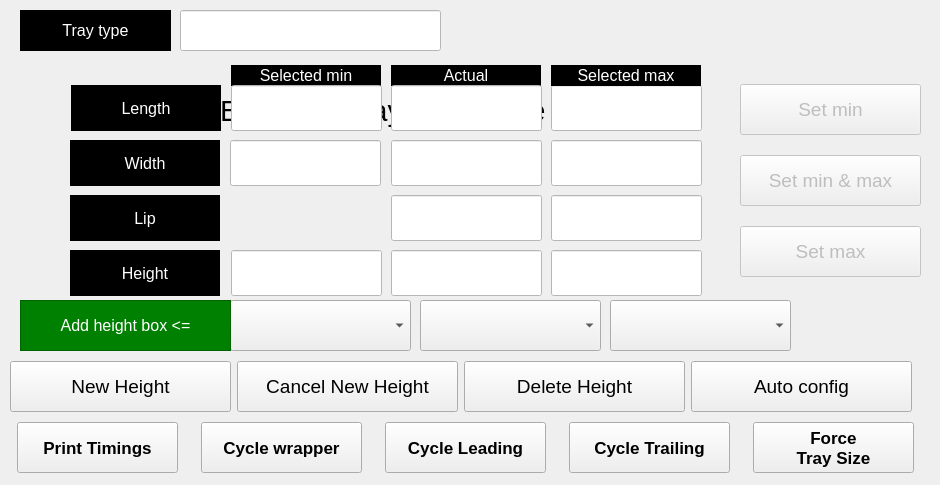
   <widget class="QWidget" name="tab1">
    <attribute name="title">
     <string>Height Boxes</string>
    </attribute>
    <widget class="hobart::numericLineEdit" name="txtMaxLip">
     <property name="enabled">
      <bool>true</bool>
     </property>
     <property name="geometry">
      <rect>
       <x>551</x>
       <y>195</y>
       <width>151</width>
       <height>46</height>
      </rect>
     </property>
     <property name="minimumSize">
      <size>
       <width>151</width>
       <height>46</height>
      </size>
     </property>
     <property name="maximumSize">
      <size>
       <width>151</width>
       <height>51</height>
      </size>
     </property>
     <property name="font">
      <font>
       <pointsize>18</pointsize>
      </font>
     </property>
     <property name="styleSheet">
      <string notr="true">background-color: white;</string>
     </property>
    </widget>
    <widget class="QLineEdit" name="txtActualLip">
     <property name="enabled">
      <bool>false</bool>
     </property>
     <property name="geometry">
      <rect>
       <x>391</x>
       <y>195</y>
       <width>151</width>
       <height>46</height>
      </rect>
     </property>
     <property name="minimumSize">
      <size>
       <width>151</width>
       <height>46</height>
      </size>
     </property>
     <property name="maximumSize">
      <size>
       <width>151</width>
       <height>51</height>
      </size>
     </property>
     <property name="font">
      <font>
       <pointsize>18</pointsize>
      </font>
     </property>
     <property name="styleSheet">
      <string notr="true">background-color: white;</string>
     </property>
    </widget>
    <widget class="QLabel" name="lblTitleMin">
     <property name="geometry">
      <rect>
       <x>231</x>
       <y>65</y>
       <width>150</width>
       <height>21</height>
      </rect>
     </property>
     <property name="sizePolicy">
      <sizepolicy hsizetype="Fixed" vsizetype="Fixed">
       <horstretch>0</horstretch>
       <verstretch>0</verstretch>
      </sizepolicy>
     </property>
     <property name="font">
      <font>
       <pointsize>12</pointsize>
      </font>
     </property>
     <property name="styleSheet">
      <string notr="true">color: white;
background: black;</string>
     </property>
     <property name="frameShape">
      <enum>QFrame::StyledPanel</enum>
     </property>
     <property name="text">
      <string>Selected min</string>
     </property>
     <property name="alignment">
      <set>Qt::AlignCenter</set>
     </property>
    </widget>
    <widget class="hobart::numericLineEdit" name="txtMinLength">
     <property name="enabled">
      <bool>true</bool>
     </property>
     <property name="geometry">
      <rect>
       <x>231</x>
       <y>85</y>
       <width>151</width>
       <height>46</height>
      </rect>
     </property>
     <property name="minimumSize">
      <size>
       <width>151</width>
       <height>46</height>
      </size>
     </property>
     <property name="maximumSize">
      <size>
       <width>151</width>
       <height>51</height>
      </size>
     </property>
     <property name="font">
      <font>
       <pointsize>18</pointsize>
      </font>
     </property>
     <property name="styleSheet">
      <string notr="true">background-color: white;</string>
     </property>
    </widget>
    <widget class="hobart::numericLineEdit" name="txtMaxHeight">
     <property name="enabled">
      <bool>false</bool>
     </property>
     <property name="geometry">
      <rect>
       <x>551</x>
       <y>250</y>
       <width>151</width>
       <height>46</height>
      </rect>
     </property>
     <property name="minimumSize">
      <size>
       <width>151</width>
       <height>46</height>
      </size>
     </property>
     <property name="maximumSize">
      <size>
       <width>151</width>
       <height>51</height>
      </size>
     </property>
     <property name="font">
      <font>
       <pointsize>18</pointsize>
      </font>
     </property>
     <property name="styleSheet">
      <string notr="true">background-color: white;</string>
     </property>
    </widget>
    <widget class="QWidget" name="layoutWidget">
     <property name="geometry">
      <rect>
       <x>10</x>
       <y>360</y>
       <width>904</width>
       <height>53</height>
      </rect>
     </property>
     <layout class="QHBoxLayout" name="hLayBoxHeights">
      <item>
       <widget class="QPushButton" name="butNewHeightBox">
        <property name="sizePolicy">
         <sizepolicy hsizetype="Fixed" vsizetype="Fixed">
          <horstretch>0</horstretch>
          <verstretch>0</verstretch>
         </sizepolicy>
        </property>
        <property name="minimumSize">
         <size>
          <width>221</width>
          <height>51</height>
         </size>
        </property>
        <property name="maximumSize">
         <size>
          <width>221</width>
          <height>51</height>
         </size>
        </property>
        <property name="font">
         <font>
          <pointsize>14</pointsize>
         </font>
        </property>
        <property name="text">
         <string>New Height</string>
        </property>
       </widget>
      </item>
      <item>
       <widget class="QPushButton" name="butCancelNewHeightBox">
        <property name="sizePolicy">
         <sizepolicy hsizetype="Fixed" vsizetype="Fixed">
          <horstretch>0</horstretch>
          <verstretch>0</verstretch>
         </sizepolicy>
        </property>
        <property name="minimumSize">
         <size>
          <width>221</width>
          <height>51</height>
         </size>
        </property>
        <property name="maximumSize">
         <size>
          <width>221</width>
          <height>51</height>
         </size>
        </property>
        <property name="font">
         <font>
          <pointsize>14</pointsize>
         </font>
        </property>
        <property name="text">
         <string>Cancel New Height</string>
        </property>
       </widget>
      </item>
      <item>
       <widget class="QPushButton" name="butDeleteHeightBox">
        <property name="sizePolicy">
         <sizepolicy hsizetype="Fixed" vsizetype="Fixed">
          <horstretch>0</horstretch>
          <verstretch>0</verstretch>
         </sizepolicy>
        </property>
        <property name="minimumSize">
         <size>
          <width>221</width>
          <height>51</height>
         </size>
        </property>
        <property name="maximumSize">
         <size>
          <width>221</width>
          <height>51</height>
         </size>
        </property>
        <property name="font">
         <font>
          <pointsize>14</pointsize>
         </font>
        </property>
        <property name="text">
         <string>Delete Height</string>
        </property>
       </widget>
      </item>
      <item>
       <widget class="QPushButton" name="butAutoConfig">
        <property name="sizePolicy">
         <sizepolicy hsizetype="Fixed" vsizetype="Fixed">
          <horstretch>0</horstretch>
          <verstretch>0</verstretch>
         </sizepolicy>
        </property>
        <property name="minimumSize">
         <size>
          <width>221</width>
          <height>51</height>
         </size>
        </property>
        <property name="maximumSize">
         <size>
          <width>221</width>
          <height>51</height>
         </size>
        </property>
        <property name="font">
         <font>
          <pointsize>14</pointsize>
         </font>
        </property>
        <property name="text">
         <string>Auto config</string>
        </property>
       </widget>
      </item>
     </layout>
    </widget>
    <widget class="QLineEdit" name="txtActualHeight">
     <property name="enabled">
      <bool>false</bool>
     </property>
     <property name="geometry">
      <rect>
       <x>391</x>
       <y>250</y>
       <width>151</width>
       <height>46</height>
      </rect>
     </property>
     <property name="minimumSize">
      <size>
       <width>151</width>
       <height>46</height>
      </size>
     </property>
     <property name="maximumSize">
      <size>
       <width>151</width>
       <height>51</height>
      </size>
     </property>
     <property name="font">
      <font>
       <pointsize>18</pointsize>
      </font>
     </property>
     <property name="styleSheet">
      <string notr="true">background-color: white;</string>
     </property>
    </widget>
    <widget class="hobart::numericLineEdit" name="txtMaxLength">
     <property name="enabled">
      <bool>true</bool>
     </property>
     <property name="geometry">
      <rect>
       <x>551</x>
       <y>85</y>
       <width>151</width>
       <height>46</height>
      </rect>
     </property>
     <property name="minimumSize">
      <size>
       <width>151</width>
       <height>46</height>
      </size>
     </property>
     <property name="maximumSize">
      <size>
       <width>151</width>
       <height>51</height>
      </size>
     </property>
     <property name="font">
      <font>
       <pointsize>18</pointsize>
      </font>
     </property>
     <property name="styleSheet">
      <string notr="true">background-color: white;</string>
     </property>
    </widget>
    <widget class="QLabel" name="lblHeightBox">
     <property name="geometry">
      <rect>
       <x>20</x>
       <y>300</y>
       <width>191</width>
       <height>51</height>
      </rect>
     </property>
     <property name="sizePolicy">
      <sizepolicy hsizetype="Fixed" vsizetype="Fixed">
       <horstretch>0</horstretch>
       <verstretch>0</verstretch>
      </sizepolicy>
     </property>
     <property name="minimumSize">
      <size>
       <width>191</width>
       <height>51</height>
      </size>
     </property>
     <property name="maximumSize">
      <size>
       <width>191</width>
       <height>51</height>
      </size>
     </property>
     <property name="font">
      <font>
       <pointsize>12</pointsize>
      </font>
     </property>
     <property name="styleSheet">
      <string notr="true">color: white;
background: black;</string>
     </property>
     <property name="frameShape">
      <enum>QFrame::StyledPanel</enum>
     </property>
     <property name="text">
      <string>Height box &lt;=</string>
     </property>
     <property name="alignment">
      <set>Qt::AlignCenter</set>
     </property>
    </widget>
    <widget class="QWidget" name="layoutWidget_2">
     <property name="geometry">
      <rect>
       <x>740</x>
       <y>70</y>
       <width>183</width>
       <height>221</height>
      </rect>
     </property>
     <layout class="QVBoxLayout" name="vLayMinMax">
      <item>
       <widget class="QPushButton" name="butSetMin">
        <property name="enabled">
         <bool>false</bool>
        </property>
        <property name="sizePolicy">
         <sizepolicy hsizetype="Fixed" vsizetype="Fixed">
          <horstretch>0</horstretch>
          <verstretch>0</verstretch>
         </sizepolicy>
        </property>
        <property name="minimumSize">
         <size>
          <width>181</width>
          <height>51</height>
         </size>
        </property>
        <property name="maximumSize">
         <size>
          <width>181</width>
          <height>51</height>
         </size>
        </property>
        <property name="font">
         <font>
          <pointsize>14</pointsize>
         </font>
        </property>
        <property name="text">
         <string>Set min</string>
        </property>
       </widget>
      </item>
      <item>
       <widget class="QPushButton" name="butSetMinAndMax">
        <property name="enabled">
         <bool>false</bool>
        </property>
        <property name="sizePolicy">
         <sizepolicy hsizetype="Fixed" vsizetype="Fixed">
          <horstretch>0</horstretch>
          <verstretch>0</verstretch>
         </sizepolicy>
        </property>
        <property name="minimumSize">
         <size>
          <width>181</width>
          <height>51</height>
         </size>
        </property>
        <property name="maximumSize">
         <size>
          <width>181</width>
          <height>51</height>
         </size>
        </property>
        <property name="font">
         <font>
          <pointsize>14</pointsize>
         </font>
        </property>
        <property name="text">
         <string>Set min &amp;&amp; max</string>
        </property>
       </widget>
      </item>
      <item>
       <widget class="QPushButton" name="butSetMax">
        <property name="enabled">
         <bool>false</bool>
        </property>
        <property name="sizePolicy">
         <sizepolicy hsizetype="Fixed" vsizetype="Fixed">
          <horstretch>0</horstretch>
          <verstretch>0</verstretch>
         </sizepolicy>
        </property>
        <property name="minimumSize">
         <size>
          <width>181</width>
          <height>51</height>
         </size>
        </property>
        <property name="maximumSize">
         <size>
          <width>181</width>
          <height>51</height>
         </size>
        </property>
        <property name="font">
         <font>
          <pointsize>14</pointsize>
         </font>
        </property>
        <property name="text">
         <string>Set max</string>
        </property>
       </widget>
      </item>
     </layout>
    </widget>
    <widget class="hobart::numericLineEdit" name="txtMinHeight">
     <property name="enabled">
      <bool>false</bool>
     </property>
     <property name="geometry">
      <rect>
       <x>231</x>
       <y>250</y>
       <width>151</width>
       <height>46</height>
      </rect>
     </property>
     <property name="minimumSize">
      <size>
       <width>151</width>
       <height>46</height>
      </size>
     </property>
     <property name="maximumSize">
      <size>
       <width>151</width>
       <height>51</height>
      </size>
     </property>
     <property name="font">
      <font>
       <pointsize>18</pointsize>
      </font>
     </property>
     <property name="styleSheet">
      <string notr="true">background-color: white;</string>
     </property>
    </widget>
    <widget class="QLabel" name="lblLength">
     <property name="geometry">
      <rect>
       <x>71</x>
       <y>85</y>
       <width>150</width>
       <height>46</height>
      </rect>
     </property>
     <property name="sizePolicy">
      <sizepolicy hsizetype="Fixed" vsizetype="Fixed">
       <horstretch>0</horstretch>
       <verstretch>0</verstretch>
      </sizepolicy>
     </property>
     <property name="minimumSize">
      <size>
       <width>0</width>
       <height>46</height>
      </size>
     </property>
     <property name="maximumSize">
      <size>
       <width>16777215</width>
       <height>51</height>
      </size>
     </property>
     <property name="font">
      <font>
       <pointsize>12</pointsize>
      </font>
     </property>
     <property name="styleSheet">
      <string notr="true">color: white;
background: black;</string>
     </property>
     <property name="frameShape">
      <enum>QFrame::StyledPanel</enum>
     </property>
     <property name="text">
      <string>Length</string>
     </property>
     <property name="alignment">
      <set>Qt::AlignCenter</set>
     </property>
    </widget>
    <widget class="QLabel" name="lblTitleActual">
     <property name="geometry">
      <rect>
       <x>391</x>
       <y>65</y>
       <width>150</width>
       <height>21</height>
      </rect>
     </property>
     <property name="sizePolicy">
      <sizepolicy hsizetype="Fixed" vsizetype="Fixed">
       <horstretch>0</horstretch>
       <verstretch>0</verstretch>
      </sizepolicy>
     </property>
     <property name="font">
      <font>
       <pointsize>12</pointsize>
      </font>
     </property>
     <property name="styleSheet">
      <string notr="true">color: white;
background: black;</string>
     </property>
     <property name="frameShape">
      <enum>QFrame::StyledPanel</enum>
     </property>
     <property name="text">
      <string>Actual</string>
     </property>
     <property name="alignment">
      <set>Qt::AlignCenter</set>
     </property>
    </widget>
    <widget class="QComboBox" name="cboHeightBox">
     <property name="geometry">
      <rect>
       <x>230</x>
       <y>300</y>
       <width>181</width>
       <height>51</height>
      </rect>
     </property>
     <property name="minimumSize">
      <size>
       <width>181</width>
       <height>51</height>
      </size>
     </property>
     <property name="maximumSize">
      <size>
       <width>181</width>
       <height>51</height>
      </size>
     </property>
    </widget>
    <widget class="QLineEdit" name="txtActualLength">
     <property name="enabled">
      <bool>false</bool>
     </property>
     <property name="geometry">
      <rect>
       <x>391</x>
       <y>85</y>
       <width>151</width>
       <height>46</height>
      </rect>
     </property>
     <property name="minimumSize">
      <size>
       <width>151</width>
       <height>46</height>
      </size>
     </property>
     <property name="maximumSize">
      <size>
       <width>151</width>
       <height>51</height>
      </size>
     </property>
     <property name="font">
      <font>
       <pointsize>18</pointsize>
      </font>
     </property>
     <property name="styleSheet">
      <string notr="true">background-color: white;</string>
     </property>
    </widget>
    <widget class="QLabel" name="lblAddHeightBox">
     <property name="geometry">
      <rect>
       <x>20</x>
       <y>300</y>
       <width>211</width>
       <height>51</height>
      </rect>
     </property>
     <property name="sizePolicy">
      <sizepolicy hsizetype="Fixed" vsizetype="Fixed">
       <horstretch>0</horstretch>
       <verstretch>0</verstretch>
      </sizepolicy>
     </property>
     <property name="minimumSize">
      <size>
       <width>211</width>
       <height>51</height>
      </size>
     </property>
     <property name="maximumSize">
      <size>
       <width>211</width>
       <height>51</height>
      </size>
     </property>
     <property name="font">
      <font>
       <pointsize>12</pointsize>
      </font>
     </property>
     <property name="styleSheet">
      <string notr="true">color: white;
background: green;</string>
     </property>
     <property name="frameShape">
      <enum>QFrame::StyledPanel</enum>
     </property>
     <property name="text">
      <string>Add height box &lt;=</string>
     </property>
     <property name="alignment">
      <set>Qt::AlignCenter</set>
     </property>
    </widget>
    <widget class="QLabel" name="lblLip">
     <property name="geometry">
      <rect>
       <x>70</x>
       <y>195</y>
       <width>150</width>
       <height>46</height>
      </rect>
     </property>
     <property name="sizePolicy">
      <sizepolicy hsizetype="Fixed" vsizetype="Fixed">
       <horstretch>0</horstretch>
       <verstretch>0</verstretch>
      </sizepolicy>
     </property>
     <property name="minimumSize">
      <size>
       <width>0</width>
       <height>46</height>
      </size>
     </property>
     <property name="maximumSize">
      <size>
       <width>16777215</width>
       <height>51</height>
      </size>
     </property>
     <property name="font">
      <font>
       <pointsize>12</pointsize>
      </font>
     </property>
     <property name="styleSheet">
      <string notr="true">color: white;
background: black;</string>
     </property>
     <property name="frameShape">
      <enum>QFrame::StyledPanel</enum>
     </property>
     <property name="text">
      <string>Lip</string>
     </property>
     <property name="alignment">
      <set>Qt::AlignCenter</set>
     </property>
    </widget>
    <widget class="QLabel" name="lblHeight">
     <property name="geometry">
      <rect>
       <x>70</x>
       <y>250</y>
       <width>150</width>
       <height>46</height>
      </rect>
     </property>
     <property name="sizePolicy">
      <sizepolicy hsizetype="Fixed" vsizetype="Fixed">
       <horstretch>0</horstretch>
       <verstretch>0</verstretch>
      </sizepolicy>
     </property>
     <property name="minimumSize">
      <size>
       <width>0</width>
       <height>46</height>
      </size>
     </property>
     <property name="maximumSize">
      <size>
       <width>16777215</width>
       <height>51</height>
      </size>
     </property>
     <property name="font">
      <font>
       <pointsize>12</pointsize>
      </font>
     </property>
     <property name="styleSheet">
      <string notr="true">color: white;
background: black;</string>
     </property>
     <property name="frameShape">
      <enum>QFrame::StyledPanel</enum>
     </property>
     <property name="text">
      <string>Height</string>
     </property>
     <property name="alignment">
      <set>Qt::AlignCenter</set>
     </property>
    </widget>
    <widget class="QLabel" name="lblTitleMax">
     <property name="geometry">
      <rect>
       <x>551</x>
       <y>65</y>
       <width>150</width>
       <height>21</height>
      </rect>
     </property>
     <property name="sizePolicy">
      <sizepolicy hsizetype="Fixed" vsizetype="Fixed">
       <horstretch>0</horstretch>
       <verstretch>0</verstretch>
      </sizepolicy>
     </property>
     <property name="font">
      <font>
       <pointsize>12</pointsize>
      </font>
     </property>
     <property name="styleSheet">
      <string notr="true">color: white;
background: black;</string>
     </property>
     <property name="frameShape">
      <enum>QFrame::StyledPanel</enum>
     </property>
     <property name="text">
      <string>Selected max</string>
     </property>
     <property name="alignment">
      <set>Qt::AlignCenter</set>
     </property>
    </widget>
    <widget class="hobart::numericLineEdit" name="txtMinWidth">
     <property name="enabled">
      <bool>true</bool>
     </property>
     <property name="geometry">
      <rect>
       <x>230</x>
       <y>140</y>
       <width>151</width>
       <height>46</height>
      </rect>
     </property>
     <property name="minimumSize">
      <size>
       <width>151</width>
       <height>46</height>
      </size>
     </property>
     <property name="maximumSize">
      <size>
       <width>151</width>
       <height>51</height>
      </size>
     </property>
     <property name="font">
      <font>
       <pointsize>18</pointsize>
      </font>
     </property>
     <property name="styleSheet">
      <string notr="true">background-color: white;</string>
     </property>
    </widget>
    <widget class="QComboBox" name="cboAllHeightBoxes">
     <property name="geometry">
      <rect>
       <x>610</x>
       <y>300</y>
       <width>181</width>
       <height>51</height>
      </rect>
     </property>
     <property name="minimumSize">
      <size>
       <width>181</width>
       <height>51</height>
      </size>
     </property>
     <property name="maximumSize">
      <size>
       <width>181</width>
       <height>51</height>
      </size>
     </property>
    </widget>
    <widget class="QLineEdit" name="txtActualWidth">
     <property name="enabled">
      <bool>false</bool>
     </property>
     <property name="geometry">
      <rect>
       <x>391</x>
       <y>140</y>
       <width>151</width>
       <height>46</height>
      </rect>
     </property>
     <property name="minimumSize">
      <size>
       <width>151</width>
       <height>46</height>
      </size>
     </property>
     <property name="maximumSize">
      <size>
       <width>151</width>
       <height>51</height>
      </size>
     </property>
     <property name="font">
      <font>
       <pointsize>18</pointsize>
      </font>
     </property>
     <property name="styleSheet">
      <string notr="true">background-color: white;</string>
     </property>
    </widget>
    <widget class="hobart::numericLineEdit" name="txtMaxWidth">
     <property name="enabled">
      <bool>true</bool>
     </property>
     <property name="geometry">
      <rect>
       <x>551</x>
       <y>140</y>
       <width>151</width>
       <height>46</height>
      </rect>
     </property>
     <property name="minimumSize">
      <size>
       <width>151</width>
       <height>46</height>
      </size>
     </property>
     <property name="maximumSize">
      <size>
       <width>151</width>
       <height>51</height>
      </size>
     </property>
     <property name="font">
      <font>
       <pointsize>18</pointsize>
      </font>
     </property>
     <property name="styleSheet">
      <string notr="true">background-color: white;</string>
     </property>
    </widget>
    <widget class="QComboBox" name="cboAvailableHeightBoxes">
     <property name="geometry">
      <rect>
       <x>420</x>
       <y>300</y>
       <width>181</width>
       <height>51</height>
      </rect>
     </property>
     <property name="minimumSize">
      <size>
       <width>181</width>
       <height>51</height>
      </size>
     </property>
     <property name="maximumSize">
      <size>
       <width>181</width>
       <height>51</height>
      </size>
     </property>
    </widget>
    <widget class="QLabel" name="lblWidth">
     <property name="geometry">
      <rect>
       <x>70</x>
       <y>140</y>
       <width>150</width>
       <height>46</height>
      </rect>
     </property>
     <property name="sizePolicy">
      <sizepolicy hsizetype="Fixed" vsizetype="Fixed">
       <horstretch>0</horstretch>
       <verstretch>0</verstretch>
      </sizepolicy>
     </property>
     <property name="minimumSize">
      <size>
       <width>0</width>
       <height>46</height>
      </size>
     </property>
     <property name="maximumSize">
      <size>
       <width>16777215</width>
       <height>51</height>
      </size>
     </property>
     <property name="font">
      <font>
       <pointsize>12</pointsize>
      </font>
     </property>
     <property name="styleSheet">
      <string notr="true">color: white;
background: black;</string>
     </property>
     <property name="frameShape">
      <enum>QFrame::StyledPanel</enum>
     </property>
     <property name="text">
      <string>Width</string>
     </property>
     <property name="alignment">
      <set>Qt::AlignCenter</set>
     </property>
    </widget>
    <widget class="QWidget" name="horizontalLayoutWidget_3">
     <property name="geometry">
      <rect>
       <x>0</x>
       <y>420</y>
       <width>931</width>
       <height>56</height>
      </rect>
     </property>
     <layout class="QHBoxLayout" name="hLayCycleTab1">
      <item>
       <widget class="QPushButton" name="butPrintTab">
        <property name="sizePolicy">
         <sizepolicy hsizetype="Fixed" vsizetype="Fixed">
          <horstretch>0</horstretch>
          <verstretch>0</verstretch>
         </sizepolicy>
        </property>
        <property name="minimumSize">
         <size>
          <width>161</width>
          <height>51</height>
         </size>
        </property>
        <property name="maximumSize">
         <size>
          <width>161</width>
          <height>51</height>
         </size>
        </property>
        <property name="font">
         <font>
          <pointsize>13</pointsize>
          <weight>75</weight>
          <bold>true</bold>
         </font>
        </property>
        <property name="text">
         <string>Print Timings</string>
        </property>
       </widget>
      </item>
      <item>
       <widget class="QPushButton" name="butCycleWrapperTab1">
        <property name="sizePolicy">
         <sizepolicy hsizetype="Fixed" vsizetype="Fixed">
          <horstretch>0</horstretch>
          <verstretch>0</verstretch>
         </sizepolicy>
        </property>
        <property name="minimumSize">
         <size>
          <width>161</width>
          <height>51</height>
         </size>
        </property>
        <property name="maximumSize">
         <size>
          <width>161</width>
          <height>51</height>
         </size>
        </property>
        <property name="font">
         <font>
          <pointsize>13</pointsize>
          <weight>75</weight>
          <bold>true</bold>
         </font>
        </property>
        <property name="text">
         <string>Cycle wrapper</string>
        </property>
       </widget>
      </item>
      <item>
       <widget class="QPushButton" name="butCycleWrapperLeadingTab1">
        <property name="sizePolicy">
         <sizepolicy hsizetype="Fixed" vsizetype="Fixed">
          <horstretch>0</horstretch>
          <verstretch>0</verstretch>
         </sizepolicy>
        </property>
        <property name="minimumSize">
         <size>
          <width>161</width>
          <height>51</height>
         </size>
        </property>
        <property name="maximumSize">
         <size>
          <width>161</width>
          <height>51</height>
         </size>
        </property>
        <property name="font">
         <font>
          <pointsize>13</pointsize>
          <weight>75</weight>
          <bold>true</bold>
         </font>
        </property>
        <property name="text">
         <string>Cycle Leading</string>
        </property>
       </widget>
      </item>
      <item>
       <widget class="QPushButton" name="butCycleWrapperTrailingTab1">
        <property name="sizePolicy">
         <sizepolicy hsizetype="Fixed" vsizetype="Fixed">
          <horstretch>0</horstretch>
          <verstretch>0</verstretch>
         </sizepolicy>
        </property>
        <property name="minimumSize">
         <size>
          <width>161</width>
          <height>51</height>
         </size>
        </property>
        <property name="maximumSize">
         <size>
          <width>161</width>
          <height>51</height>
         </size>
        </property>
        <property name="font">
         <font>
          <pointsize>13</pointsize>
          <weight>75</weight>
          <bold>true</bold>
         </font>
        </property>
        <property name="text">
         <string>Cycle Trailing</string>
        </property>
       </widget>
      </item>
      <item>
       <widget class="QPushButton" name="butPromptTraySize">
        <property name="sizePolicy">
         <sizepolicy hsizetype="Fixed" vsizetype="Fixed">
          <horstretch>0</horstretch>
          <verstretch>0</verstretch>
         </sizepolicy>
        </property>
        <property name="minimumSize">
         <size>
          <width>161</width>
          <height>51</height>
         </size>
        </property>
        <property name="maximumSize">
         <size>
          <width>161</width>
          <height>51</height>
         </size>
        </property>
        <property name="font">
         <font>
          <pointsize>13</pointsize>
          <weight>75</weight>
          <bold>true</bold>
         </font>
        </property>
        <property name="text">
         <string>Force
Tray Size</string>
        </property>
       </widget>
      </item>
     </layout>
    </widget>
    <widget class="QLabel" name="lblPromptTrayName">
     <property name="enabled">
      <bool>true</bool>
     </property>
     <property name="geometry">
      <rect>
       <x>220</x>
       <y>60</y>
       <width>621</width>
       <height>101</height>
      </rect>
     </property>
     <property name="font">
      <font>
       <pointsize>22</pointsize>
      </font>
     </property>
     <property name="text">
      <string>Enter the Tray type name</string>
     </property>
    </widget>
    <widget class="QLabel" name="lblTrayFound">
     <property name="geometry">
      <rect>
       <x>740</x>
       <y>10</y>
       <width>161</width>
       <height>31</height>
      </rect>
     </property>
     <property name="font">
      <font>
       <pointsize>16</pointsize>
      </font>
     </property>
     <property name="text">
      <string/>
     </property>
    </widget>
    <widget class="QLineEdit" name="txtTrayName">
     <property name="enabled">
      <bool>true</bool>
     </property>
     <property name="geometry">
      <rect>
       <x>180</x>
       <y>10</y>
       <width>261</width>
       <height>41</height>
      </rect>
     </property>
     <property name="minimumSize">
      <size>
       <width>0</width>
       <height>41</height>
      </size>
     </property>
     <property name="styleSheet">
      <string notr="true">background-color: white;</string>
     </property>
    </widget>
    <widget class="QLabel" name="lblTrayType">
     <property name="geometry">
      <rect>
       <x>20</x>
       <y>10</y>
       <width>151</width>
       <height>41</height>
      </rect>
     </property>
     <property name="sizePolicy">
      <sizepolicy hsizetype="Fixed" vsizetype="Fixed">
       <horstretch>0</horstretch>
       <verstretch>0</verstretch>
      </sizepolicy>
     </property>
     <property name="minimumSize">
      <size>
       <width>0</width>
       <height>41</height>
      </size>
     </property>
     <property name="font">
      <font>
       <pointsize>12</pointsize>
      </font>
     </property>
     <property name="styleSheet">
      <string notr="true">color: white;
background: black;</string>
     </property>
     <property name="frameShape">
      <enum>QFrame::StyledPanel</enum>
     </property>
     <property name="text">
      <string>Tray type</string>
     </property>
     <property name="alignment">
      <set>Qt::AlignCenter</set>
     </property>
    </widget>
    <zorder>lblPromptTrayName</zorder>
    <zorder>txtMaxLip</zorder>
    <zorder>txtActualLip</zorder>
    <zorder>lblTitleMin</zorder>
    <zorder>txtMinLength</zorder>
    <zorder>txtMaxHeight</zorder>
    <zorder>layoutWidget</zorder>
    <zorder>txtActualHeight</zorder>
    <zorder>txtMaxLength</zorder>
    <zorder>lblHeightBox</zorder>
    <zorder>layoutWidget_2</zorder>
    <zorder>txtMinHeight</zorder>
    <zorder>lblLength</zorder>
    <zorder>lblTitleActual</zorder>
    <zorder>cboHeightBox</zorder>
    <zorder>txtActualLength</zorder>
    <zorder>lblAddHeightBox</zorder>
    <zorder>lblLip</zorder>
    <zorder>lblHeight</zorder>
    <zorder>lblTitleMax</zorder>
    <zorder>txtMinWidth</zorder>
    <zorder>cboAllHeightBoxes</zorder>
    <zorder>txtActualWidth</zorder>
    <zorder>txtMaxWidth</zorder>
    <zorder>cboAvailableHeightBoxes</zorder>
    <zorder>lblWidth</zorder>
    <zorder>horizontalLayoutWidget_3</zorder>
    <zorder>lblTrayFound</zorder>
    <zorder>txtTrayName</zorder>
    <zorder>lblTrayType</zorder>
   </widget>
